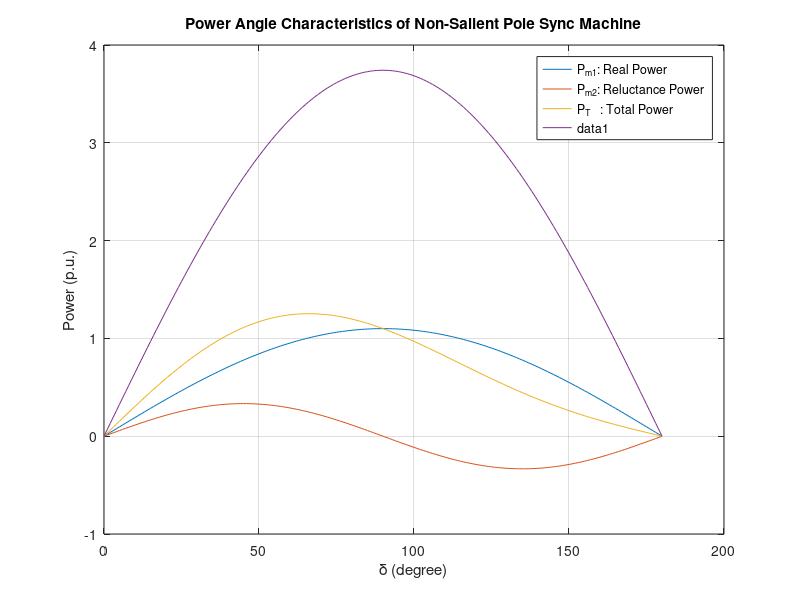

Write the MATLAB code that produced this figure.
% Experiment #1a
% Power Angle Characteristics (Salient Pole)
clc; clear; close all;

% Parameters
Ra = 0;
Xd = 1;
Xq = 0.6;
V = 1;
pf = 1;
E = 1.1;
delta = 0:1:180;

% Power
E = abs(E);
V = abs(V);

P_m1 = abs(E) * abs(V) * sin(delta .* pi/180) / Xd;
P_m2 = V * V * (Xd - Xq) * sin(2 * delta .* pi/180) / (2 * Xd * Xq);

% Plot
plot(delta, P_m1);          % real
hold on;
plot(delta, P_m2);          % reluctance
hold on;
plot(delta, P_m1 + P_m2);   % total

% Plot styling
grid on;
title('Power Angle Characteristics of Salient Pole Sync Machine');
xlabel('\delta (degree)');
ylabel('Power (p.u.)');
legend('P_{m1}: Real Power', 'P_{m2}: Reluctance Power', 'P_T   : Total Power');

%%

% Experiment #1b
% Power Angle Characteristics (Non-Salient Pole)
clc; clear; close all;

% Parameters
Ra = 0;
Xs = 0.3;
V = 1;
pf = 0.8;
delta = 0:1:180;
P = 0.5;

% Calculating |E|
I = P / (V * pf);

phi = acos(pf);
Ia = I * cos(phi) - 1j * I * sin(phi);

Z = Ra + 1j * Xs;
E = V + Ia * Z;

% Power
E = abs(E);
V = abs(V);

P = E * V * sin(delta .* pi/180) / Xs;

% Plot
plot(delta, P);
% Plot styling
grid on;
title('Power Angle Characteristics of Non-Salient Pole Sync Machine');
xlabel('\delta (degree)');
ylabel('Power (p.u.)');